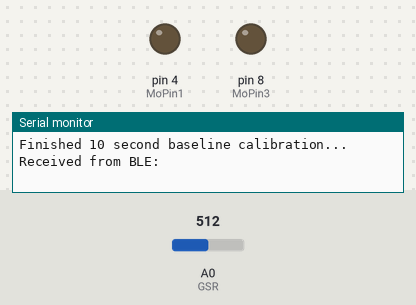
Bench run of a sketch on a simulated Arduino Uno, built with avr-gcc and run on an emulated ATmega328P. Shown: output pins drawn as LEDs (lit = HIGH), the last lines printed to the serial monitor. Inputs (shaded band) come from the test bench; at power-on: A0 (GSR) = 512. The modem accepts every AT command (registered, SIM ready, sends succeed) and sends nothing else.

Above: at 11.6 s.
11.7 s: A0 (GSR) set to 605
14.0 s: A0 (GSR) set to 628
At 16.6 s:
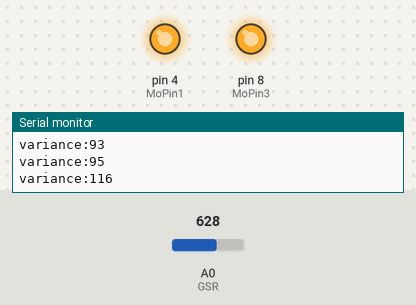
18.8 s: A0 (GSR) set to 511
At 20.7 s:
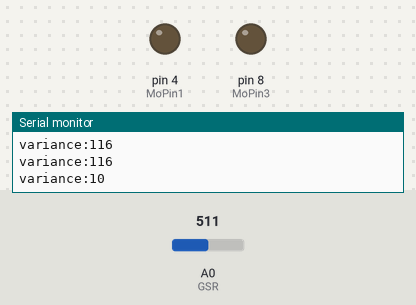
21.3 s: A0 (GSR) set to 428
23.7 s: A0 (GSR) set to 400
At 25.4 s:
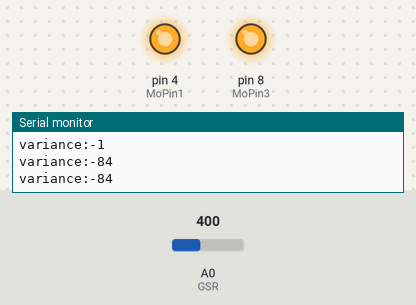
Timing chart, 0 to 26.9 s (numbered marks = the images above; inputs shaded):
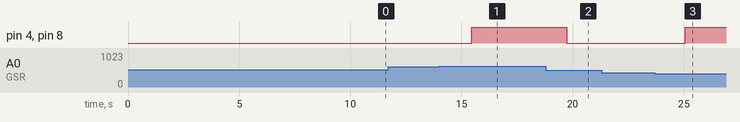

Measured:
- the behaviour switches between 612 and 613 on A0 (GSR) (found by bisection; images 0 and 1)
- the behaviour switches between 412 and 411 on A0 (GSR) (found by bisection; images 2 and 3)
- after the input at 14.0 s, pin 4 (MoPin1), pin 8 (MoPin3): LOW → HIGH after 1.5 s
- after the input at 18.8 s, pin 4 (MoPin1), pin 8 (MoPin3): HIGH → LOW after 0.95 s
- after the input at 23.7 s, pin 4 (MoPin1), pin 8 (MoPin3): LOW → HIGH after 1.4 s

The sketch:

bluetoothAppConnect.ino
```cpp
#include <SoftwareSerial.h>

// #define RxD 2
// #define TxD 3

SoftwareSerial BLE(2, 3);

const int GSR = A0;
int sensorValue = 0;
int gsr_average = 0;
int MoPin1 = 4;
//int MoPin2 = 3;
int MoPin3 = 8;
int MoPin4 = 7;
int MoPin5 = 6;
int MoPin6 = 5;
int numLoops = 0;
int userBaseline = 0;

String receivedData = ""; // To store the incoming string

static int setupCount = 0;


// //for calculating vibration interval
// unsigned long previousMillis = 0;
// const long interval = 5000;
// const int betweenReadings = 500;


void setup() {

  Serial.begin(9600);

  //setupCount++;
  //Serial.println("Setup run count: " + String(setupCount));

  // Start BLE communication
  BLE.begin(9600);
  Serial.println("Initializing BLE Module...");
  BLE.println("Initializing BLE Module...");

  BLE.print("AT+CLEAR"); //clear all previous setting
  BLE.print("AT+ROLE0"); //set the bluetooth name as a slaver
  BLE.print("AT+SAVE1");  //don't save the connect information
  BLE.println("AT+NAMESlinky");

  // BLE Setup commands
  // BLE.print("AT+CLEAR"); //clear all previous setting
  // delay(100);
  // BLE.println("AT+ROLE0");  // Set BLE as peripheral
  // delay(100);
  // BLE.println("AT+IMME1"); // Enable manual connection mode
  //delay(100);
  // BLE.println("AT+NAME=MyDevice"); // Set the BLE device name
  //BLE.println("AT+NAME?");
  delay(100);

  while (BLE.available()) {
    char c = BLE.read(); // Read the response
    Serial.println(c);  // Print the response to Serial Monitor
  }
  BLE.flush(); // Clear BLE's internal buffer

  BLE.println("AT+START"); // Start advertising
  delay(100);

  Serial.println("BLE Module Ready. Waiting for connection...");

  pinMode(MoPin1,OUTPUT);
  //pinMode(MoPin2,OUTPUT);
  pinMode(MoPin3,OUTPUT);
  //pinMode(MoPin4,OUTPUT);
  //pinMode(MoPin5,OUTPUT);
  //pinMode(MoPin6,OUTPUT);


  Serial.println("Starting 10 second baseline calibration. Please place Slinky around neck.");
  BLE.println("Starting 10 second baseline calibration. Please place Slinky around neck.");
  // delay(100);

  long sum = 0;
  for (int i=0; i < 50; i++) {
    sensorValue = analogRead(GSR);
    sum += sensorValue;
    delay(200);
  }
  Serial.println("Finished 10 second baseline calibration...");
  BLE.println("Finished 10 second baseline calibration...");


  userBaseline = sum/50;
}


void loop() {

  // Receive data from the Bluetooth module
  if (BLE.available()) {
    char receivedChar;
    while (BLE.available()) {
      receivedChar = BLE.read();   // Read one character at a time
      if (receivedChar == '\n') { // End of the string
        break;
      }
      receivedData += receivedChar; // Append to the string
    }

    if (receivedData.length() > 0) {
      Serial.println("Received from BLE: " + receivedData); // Print the complete string
      receivedData = ""; // Clear the buffer for the next string
    }
  }

  // Send data from the Serial Monitor to the Bluetooth module
  String sendData = "";
  while (Serial.available()) {
    char sendChar = Serial.read(); // Read one character at a time
    if (sendChar == '\n') { // End of the string
      break;
    }
    sendData += sendChar; // Append to the string
  }

  if (sendData.length() > 0) {
    BLE.println(sendData); // Send the complete string
    Serial.println("Sent to BLE: " + sendData); // Optional feedback to the Serial Monitor
    delay(100);
  }

  long sum=0;
  for (int i=0; i < 20; i++) {
    sensorValue = analogRead(GSR);
    sum += sensorValue;
    delay(50);
  }


  gsr_average = sum/20;


  int variance;
  variance = gsr_average - userBaseline;

  // Send GSR value over BLE
  //String data = "GSR:" + String(variance) + "\n";
  //BLE.print(data);


  if (abs(variance) > 100) {
    digitalWrite(MoPin1, HIGH);
    //digitalWrite(MoPin2, HIGH);
    digitalWrite(MoPin3, HIGH);
    //digitalWrite(MoPin4, HIGH);
    //digitalWrite(MoPin5, HIGH);
    //digitalWrite(MoPin6, HIGH);
    String data = "Variance:" + String(variance) + "\n";
    BLE.print(data);
    delay(200);
    //delay(5);
  }
    else if (abs(variance) <= 100) {
    digitalWrite(MoPin1, LOW);
    //digitalWrite(MoPin2, LOW);
    digitalWrite(MoPin3, LOW);
    //digitalWrite(MoPin4, LOW);
    //digitalWrite(MoPin5, LOW);
    //digitalWrite(MoPin6, LOW);
    String data = "Variance:" + String(variance) + "\n";
    BLE.print(data);
    delay(100);
    //delay(5);
  }

  String data = "Variance:" + String(variance) + "\n";
  BLE.print(data);
  delay(200);


  // unsigned long currentMillis = millis();
  // int varience;
  // long sum=0;
  // for(int i=0;i<20;i++) {          //Average the 10 measurements to remove the glitch
  //     sensorValue=analogRead(GSR);
  //     sum += sensorValue;
  //     delay(5);
  //}


  // gsr_average = sum/20;
  // varience = gsr_average - sensorValue;
  // Serial.println("varience is: ");
  // Serial.println(varience, abs(varience));


  // if (abs(varience) >= 5) {
  //   digitalWrite(MoPin, HIGH);
  //   digitalWrite(otherMoPin, HIGH);
  //   previousMillis = currentMillis;
  // }
  // if ((currentMillis - previousMillis >= interval)) {
  //   digitalWrite(MoPin, LOW);
  //   digitalWrite(otherMoPin, LOW);
  //   delay(5);
  // }
  // else if (abs(varience) < 5) {
  //   digitalWrite(MoPin, LOW);
  //   digitalWrite(otherMoPin, LOW);
  //   delay(5);
  // }


  // Serial.print("sensorValue:");
  // Serial.println(sensorValue);
  Serial.print("variance:");
  Serial.println(variance);
  // Serial.println("gsr average:");
  // Serial.println(gsr_average);
}
```
